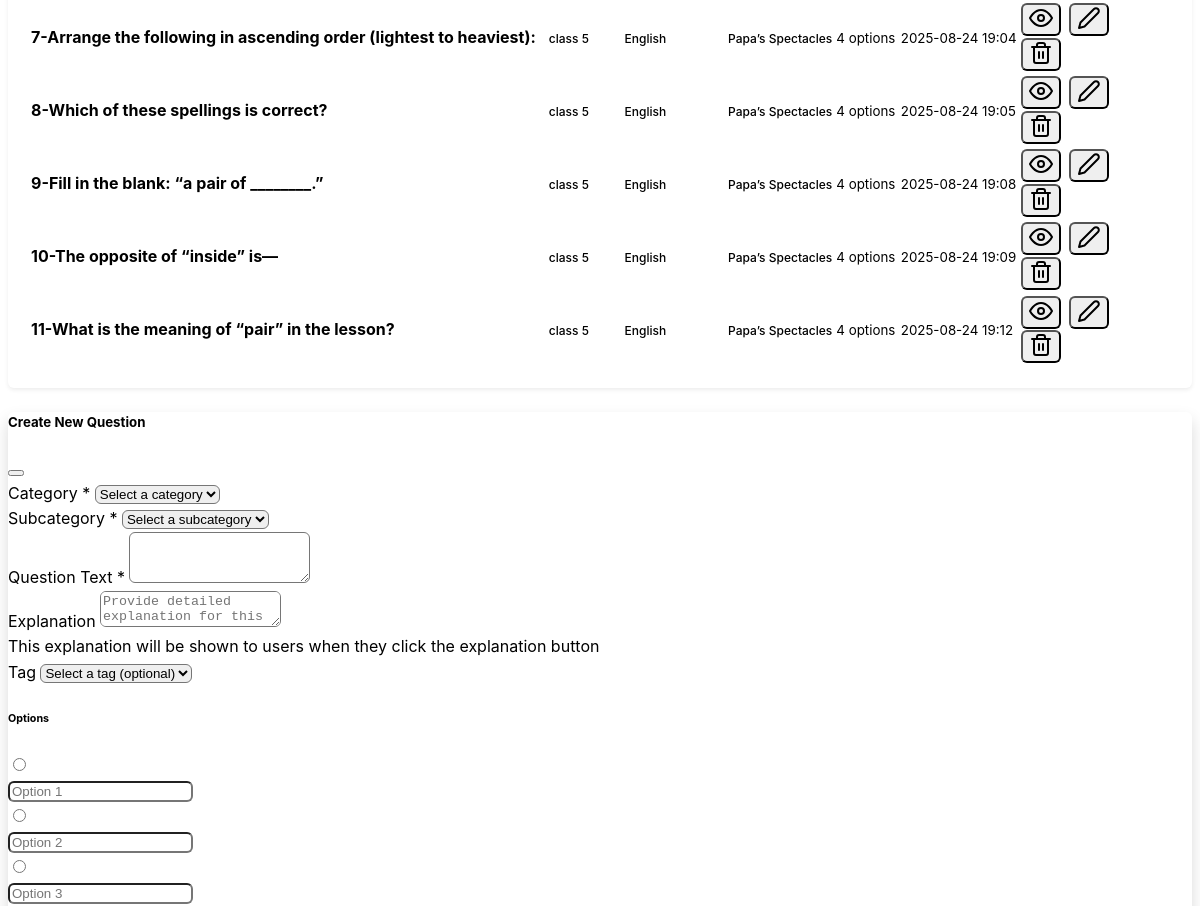
The app's page /backend/questions (middle part), older data.
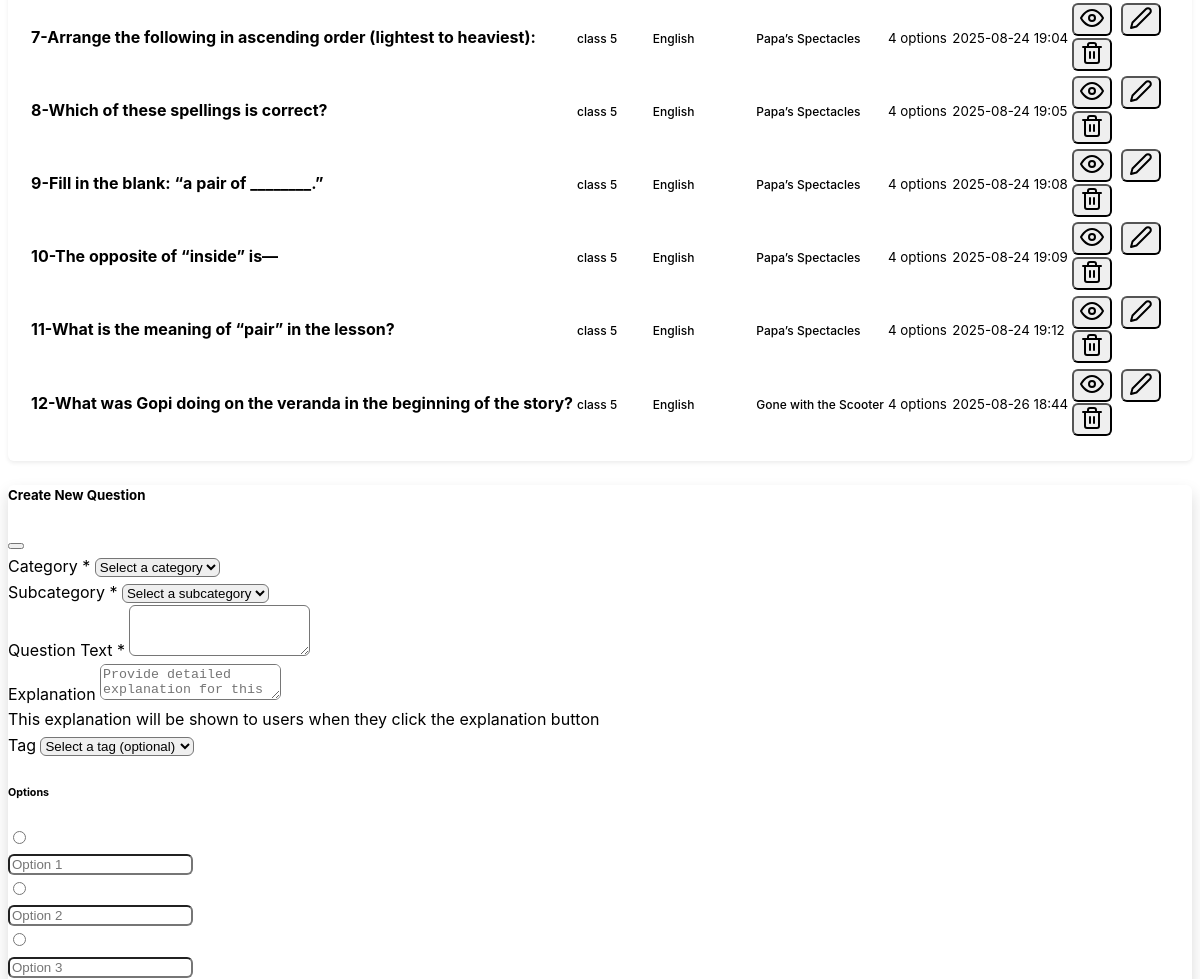
The same page, newer data.
### mcqbox/model.py (models this page shows, shortened)
class Question(db.Model):
    id = db.Column(db.Integer, primary_key=True)
    question_text = db.Column(db.String(500), nullable=False)
    subcategory_id = db.Column(db.Integer, db.ForeignKey('subcategory.id'), nullable=False)
    subcategory = db.relationship('Subcategory', backref=db.backref('questions', lazy=True))
    tag_id = db.Column(db.Integer, db.ForeignKey('tag.id'), nullable=True)
    tag = db.relationship('Tag', backref=db.backref('questions', lazy=True))
    explanation = db.Column(db.String(500), nullable=True)
    options = db.Column(db.JSON, nullable=False)
    category_id = db.Column(db.Integer, db.ForeignKey('category.id'), nullable=False)
    category = db.relationship('Category', backref=db.backref('questions', lazy=True))
    created_at = db.Column(db.DateTime, server_default=db.func.now())
    updated_at = db.Column(db.DateTime, server_default=db.func.now(), onupdate=db.func.now())

class Category(db.Model):
    id = db.Column(db.Integer, primary_key=True)
    name = db.Column(db.String(50), nullable=False, unique=True)
    description = db.Column(db.String(200), nullable=True)
    created_at = db.Column(db.DateTime, server_default=db.func.now())
    updated_at = db.Column(db.DateTime, server_default=db.func.now(), onupdate=db.func.now())

class Subcategory(db.Model):
    id = db.Column(db.Integer, primary_key=True)
    name = db.Column(db.String(50), nullable=False)
    category_id = db.Column(db.Integer, db.ForeignKey('category.id'), nullable=False)
    category = db.relationship('Category', backref=db.backref('subcategories', lazy=True))
    description = db.Column(db.String(200), nullable=True)
    created_at = db.Column(db.DateTime, server_default=db.func.now())
    updated_at = db.Column(db.DateTime, server_default=db.func.now(), onupdate=db.func.now())

class Tag(db.Model):
    id = db.Column(db.Integer, primary_key=True)
    name = db.Column(db.String(50), nullable=False)
    category_id = db.Column(db.Integer, db.ForeignKey('category.id'), nullable=False)
    category = db.relationship('Category', backref=db.backref('tags', lazy=True))
    subcategory_id = db.Column(db.Integer, db.ForeignKey('subcategory.id'), nullable=True)
    subcategory = db.relationship('Subcategory', backref=db.backref('tags', lazy=True))
    created_at = db.Column(db.DateTime, server_default=db.func.now())

### mcqbox/backend/route.py (the view)
@app.route('/backend/questions')
def questions():
    category_id = request.args.get('category_id', type=int)
    subcategory_id = request.args.get('subcategory_id', type=int)
    search = request.args.get('search', '').strip()
    tag_filter = request.args.get('tag', '').strip()
    categories_list = Category.query.all()
    subcategories_list = []
    tags_list = Tag.query.all()
    if category_id:
        subcategories_list = Subcategory.query.filter_by(category_id=category_id).all()
    filters = []
    if category_id:
        filters.append(Question.category_id == category_id)
    if subcategory_id:
        filters.append(Question.subcategory_id == subcategory_id)
    tag_filter = request.args.get('tag', '').strip()
    if tag_filter:
        filters.append(Question.tag_id == tag_filter)
    if search:
        filters.append(Question.question_text.ilike(f'%{search}%'))
    questions_list = Question.query.filter(*filters).all()
    for question in questions_list:
        print(question.subcategory.name)
    return render_template('questions.html',
                         questions=questions_list,
                         categories=categories_list,
                         subcategories=subcategories_list,
                         tags=tags_list,
                         selected_category=category_id,
                         selected_subcategory=subcategory_id,
                         search_query=search)

### mcqbox/backend/templates/questions.html (shortened to what the changed rows need)
{% extends "base.html" %}
{% block content %}
<div class="row">
    <div class="col-12">
        <div class="card">
            <div class="card-body">
                {% if questions %}
                <div class="table-responsive">
                    <table class="table table-hover">
                        <tbody>
                            {% for question in questions %}
                            <tr>
                                <td>
                                    <strong>{{loop.index}}-{{ question.question_text[:100] }}</strong>
                                </td>
                                <td>
                                    <span class="badge bg-primary">
                                        {{ question.category.name if question.category.name else 'Unknown' }}
                                    </span>
                                </td>
                                <td>
                                    <span class="badge bg-secondary">
                                        {{ question.subcategory.name if question.subcategory.name else 'Unknown' }}
                                    </span>
                                </td>
                                <td>
                                    <span class="badge bg-secondary">
                                        {{ question.tag.name if question.tag.name else 'Unknown' }}
                                    </span>
                                </td>
                                <td>
                                    <small class="text-muted">{{ question.options|length }} options</small>
                                </td>
                                <td>
                                    <small class="text-muted">{{ question.created_at.strftime('%Y-%m-%d %H:%M')
                                        }}</small>
                                </td>
                                <td class="text-end">
                                    <div class="btn-group" role="group">
                                        <button class="btn btn-sm btn-outline-secondary"
                                            onclick="viewQuestion({{ question.id }})" data-bs-toggle="modal"
                                            data-bs-target="#viewQuestionModal">
                                            <i data-feather="eye"></i>
                                        </button>
                                        <button class="btn btn-sm btn-outline-secondary"
                                            onclick="editQuestion({{ question.id }})" data-bs-toggle="modal"
                                            data-bs-target="#editQuestionModal">
                                            <i data-feather="edit-2"></i>
                                        </button>
                                        <form method="POST"
                                            action="{{ url_for('delete_question', question_id=question.id) }}"
                                            class="d-inline"
                                            onsubmit="return confirm('Are you sure you want to delete this question?')">
                                            <button type="submit" class="btn btn-sm btn-outline-danger">
                                                <i data-feather="trash-2"></i>
                                            </button>
                                        </form>
                                    </div>
                                </td>
                            </tr>
                            {% endfor %}
                        </tbody>
                    </table>
                </div>
                {% endif %}
            </div>
        </div>
    </div>
</div>
{% endblock %}

Row changes from the older to the newer data that the page shows:
added Question: question_text "What was Gopi doing on the veranda in the beginning of the story?", category "class 5", subcategory "English", tag "Gone with the Scooter", options|length "4", created_at "2025-08-26 18:44"
